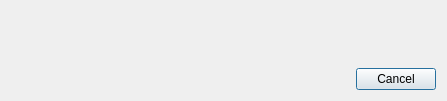
<?xml version="1.0" encoding="UTF-8"?>
<ui version="4.0">
 <class>Dialog</class>
 <widget class="QDialog" name="Dialog">
  <property name="geometry">
   <rect>
    <x>0</x>
    <y>0</y>
    <width>447</width>
    <height>101</height>
   </rect>
  </property>
  <property name="windowTitle">
   <string>Connetion fails!</string>
  </property>
  <property name="windowIcon">
   <iconset resource="../rolisteam.qrc">
    <normaloff>:/resources/logo/250-symbole.png</normaloff>:/resources/logo/250-symbole.png</iconset>
  </property>
  <property name="locale">
   <locale language="English" country="UnitedStates"/>
  </property>
  <layout class="QVBoxLayout" name="verticalLayout">
   <item>
    <widget class="QLabel" name="textEdit">
     <property name="locale">
      <locale language="English" country="UnitedStates"/>
     </property>
     <property name="text">
      <string/>
     </property>
    </widget>
   </item>
   <item>
    <widget class="QDialogButtonBox" name="buttonBox">
     <property name="orientation">
      <enum>Qt::Horizontal</enum>
     </property>
     <property name="standardButtons">
      <set>QDialogButtonBox::Cancel</set>
     </property>
    </widget>
   </item>
  </layout>
 </widget>
 <resources>
  <include location="../rolisteam.qrc"/>
 </resources>
 <connections>
  <connection>
   <sender>buttonBox</sender>
   <signal>accepted()</signal>
   <receiver>Dialog</receiver>
   <slot>accept()</slot>
   <hints>
    <hint type="sourcelabel">
     <x>248</x>
     <y>254</y>
    </hint>
    <hint type="destinationlabel">
     <x>157</x>
     <y>274</y>
    </hint>
   </hints>
  </connection>
  <connection>
   <sender>buttonBox</sender>
   <signal>rejected()</signal>
   <receiver>Dialog</receiver>
   <slot>reject()</slot>
   <hints>
    <hint type="sourcelabel">
     <x>316</x>
     <y>260</y>
    </hint>
    <hint type="destinationlabel">
     <x>286</x>
     <y>274</y>
    </hint>
   </hints>
  </connection>
 </connections>
</ui>
